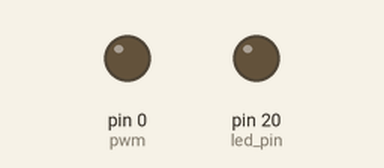
The program below on a simulated MicroPython board. On the bench: output pins drawn as LEDs (lit = HIGH). What the program prints to the serial console is not drawn.

Above: at 0.05 s.
At 0.15 s:
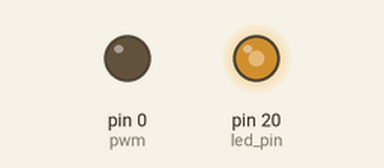
At 0.25 s:
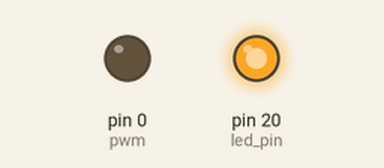
At 0.5 s:
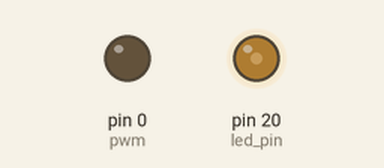
Timing chart, 0 to 3.0 s (numbered marks = the images above):
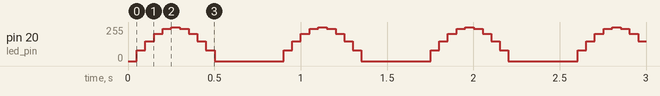

The program:

pulsing_led.py
```python
# PWM: pulsing LED
# 2018-0920 Peter

import machine, math, time

# LED configuration
#led_pin = 'P0' # yellow led - GPIO2
led_pin = 'P20' # blue led - GPIO7

pwm = machine.PWM(0, frequency=1000)
led = pwm.channel(0, pin=led_pin, duty_cycle=0)

# pulse function
def pulse(l, t):
    """pulse led l with time interval t in ms"""
    for i in range(17):
        l.duty_cycle( math.sin( i / 10 * math.pi ))
        time.sleep_ms(t)


if __name__ == '__main__':
    print('Demo pulsing LED...')
    for i in range(50):
        #''' pulse LED
        pulse(led, 50)
```

Measured:
- by itself, pin 20 (led_pin): repeats every 0.85 s: 150/255 0.05 s, 206/255 0.05 s, 243/255 0.05 s, 255/255 0.05 s, 243/255 0.05 s, 206/255 0.05 s, 150/255 0.05 s, 79/255 0.05 s, 0/255 0.40 s, 79/255 0.05 s
